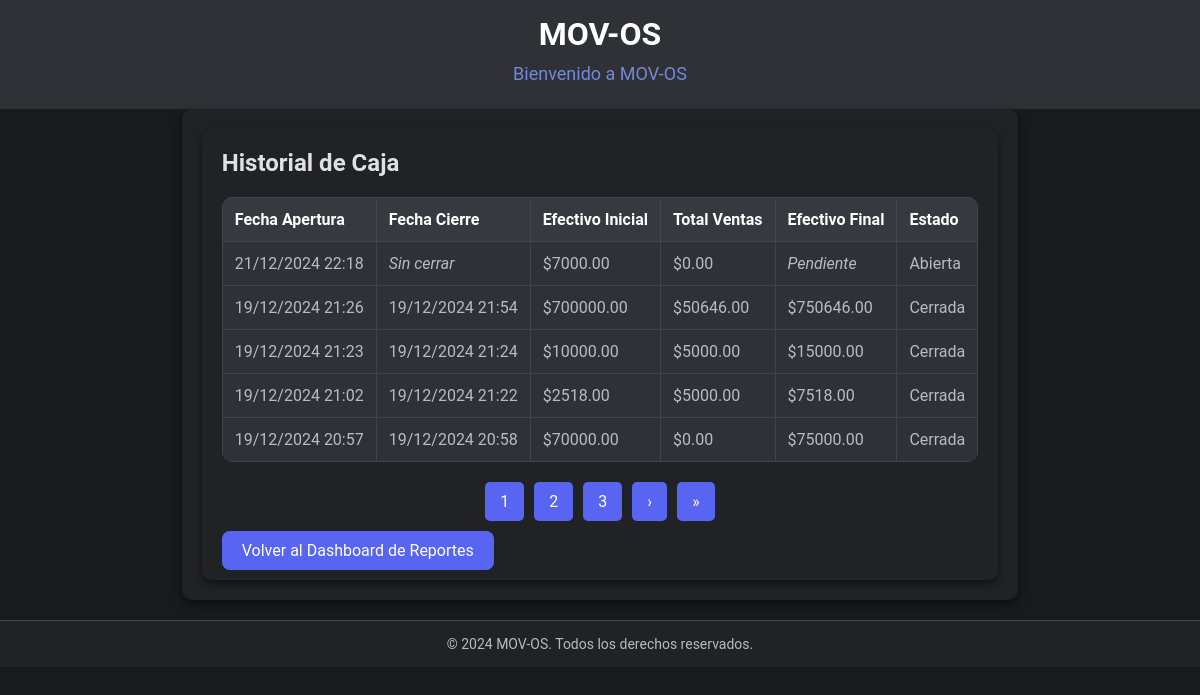
Page /reports/cash/history/ (signed in) on the earlier database version.
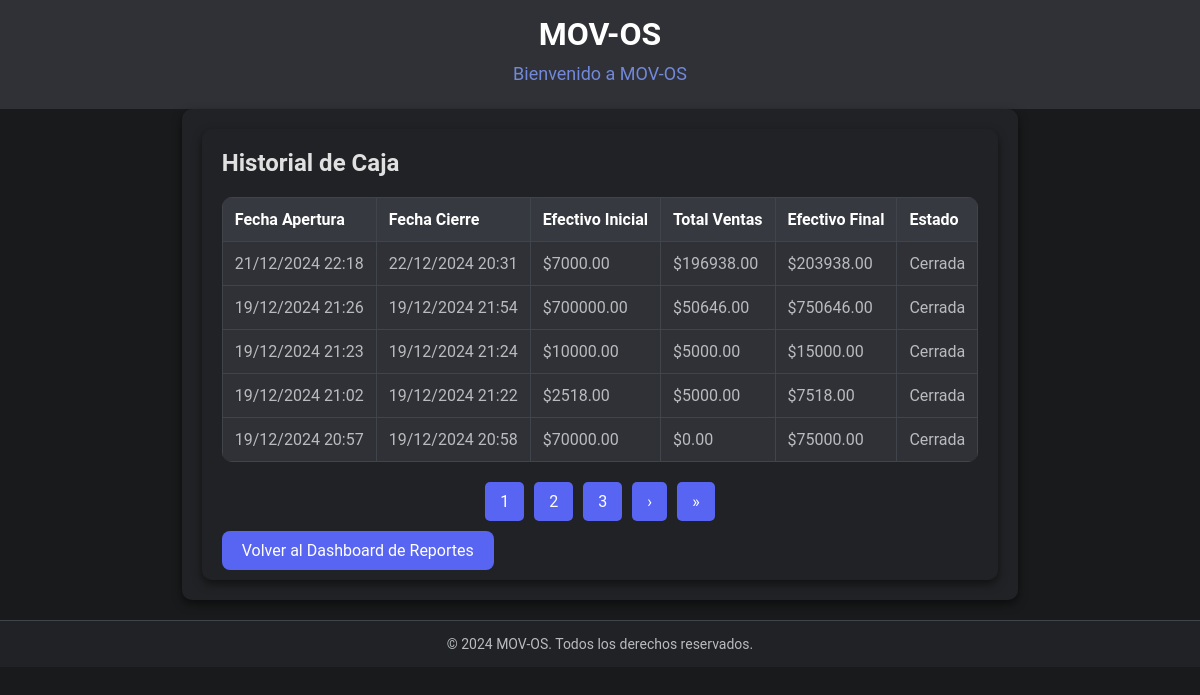
Same page on the later database version.
### cashier/models.py (models this page shows, shortened)
class AperturaCierreCaja(models.Model):
    ESTADO_CAJA = [
        ('abierta', 'Abierta'),
        ('cerrada', 'Cerrada'),
    ]
    usuario = models.ForeignKey(User, on_delete=models.CASCADE, verbose_name="Cajero Responsable")
    fecha_apertura = models.DateTimeField(auto_now_add=True, verbose_name="Fecha y Hora de Apertura")
    fecha_cierre = models.DateTimeField(null=True, blank=True, verbose_name="Fecha y Hora de Cierre")
    efectivo_inicial = models.DecimalField(max_digits=10, decimal_places=2, verbose_name="Efectivo Inicial (Caja Chica)")
    total_ventas_efectivo = models.DecimalField(max_digits=10, decimal_places=2, default=0.0, verbose_name="Total Ventas en Efectivo")
    total_ventas_credito = models.DecimalField(max_digits=10, decimal_places=2, default=0.0, verbose_name="Total Ventas con Tarjeta de Crédito")
    total_ventas_debito = models.DecimalField(max_digits=10, decimal_places=2, default=0.0, verbose_name="Total Ventas con Tarjeta de Débito")
    estado = models.CharField(max_length=10, choices=ESTADO_CAJA, default='abierta', verbose_name="Estado de la Caja")
    ventas_totales = models.DecimalField(
        max_digits=10,
        decimal_places=2,
        default=0.0,
        verbose_name="Ventas Totales"
    )
    vuelto_entregado = models.DecimalField(
        max_digits=10,
        decimal_places=2,
        default=0.0,
        verbose_name="Total Vuelto Entregado"
    )
    efectivo_final = models.DecimalField(
        max_digits=10,
        decimal_places=2,
        default=0.0,
        verbose_name="Efectivo Final"
    )
    class Meta:
        verbose_name = "Apertura y Cierre de Caja"
        verbose_name_plural = "Aperturas y Cierres de Caja"

### reports/views.py (the view)
# urls.py: path('cash/history/', views.cash_history, name='cash_history'),  # Historial de caja
@login_required
def cash_history(request):
    cajas = AperturaCierreCaja.objects.all().order_by('-fecha_apertura')
    page = request.GET.get('page', 1)
    paginator = Paginator(cajas, 5)  # 5 registros de caja por página
    cash_page = paginator.get_page(page)
    for caja in cash_page:
        if caja.estado == 'cerrada':
            caja.vuelto_entregado = caja.vuelto_entregado or 0  # Validar vuelto entregado
            caja.efectivo_final = caja.efectivo_final or (
                caja.efectivo_inicial + caja.total_ventas_efectivo - caja.vuelto_entregado
            )
    return render(request, 'reports/cash_history.html', {
        'cajas': cash_page
    })

### reports/templates/reports/cash_history.html (shortened to what this page needs)
{% extends 'base.html' %}
{% block content %}
<div class="container">
    <h2>Historial de Caja</h2>
    <table class="table table-striped">
        <thead>
            <tr>
                <th>Fecha Apertura</th>
                <th>Fecha Cierre</th>
                <th>Efectivo Inicial</th>
                <th>Total Ventas</th>
                <th>Efectivo Final</th>
                <th>Estado</th>
            </tr>
        </thead>
        <tbody>
                        {% for caja in cajas %}
            <tr>
                <td>{{ caja.fecha_apertura|date:"d/m/Y H:i" }}</td>
                <td>
                    {% if caja.fecha_cierre %}
                        {{ caja.fecha_cierre|date:"d/m/Y H:i" }}
                    {% else %}
                        <em>Sin cerrar</em>
                    {% endif %}
                </td>
                <td>${{ caja.efectivo_inicial|floatformat:2 }}</td>
                <td>${{ caja.ventas_totales|default:0|floatformat:2 }}</td>
                <td>
                    {% if caja.efectivo_final %}
                        ${{ caja.efectivo_final|floatformat:2 }}
                    {% else %}
                        <em>Pendiente</em>
                    {% endif %}
                </td>
                <td>{{ caja.estado|capfirst }}</td>
            </tr>
            {% empty %}
            <tr>
                <td colspan="6" class="text-center">No hay registros de caja disponibles.</td>
            </tr>
            {% endfor %}
        </tbody>
    </table>
    <nav aria-label="Paginación">
        <ul class="pagination justify-content-center">
            {% for num in cajas.paginator.page_range %}
            <li class="page-item {% if num == cajas.number %}active{% endif %}">
                <a class="page-link" href="?page={{ num }}">{{ num }}</a>
            </li>
            {% endfor %}
            {% if cajas.has_next %}
            <li class="page-item">
                <a class="page-link" href="?page={{ cajas.next_page_number }}" aria-label="Siguiente">&rsaquo;</a>
            </li>
            <li class="page-item">
                <a class="page-link" href="?page={{ cajas.paginator.num_pages }}" aria-label="Última">&raquo;</a>
            </li>
            {% endif %}
        </ul>
    </nav>
    <a href="{% url 'report_dashboard' %}" class="btn btn-secondary mt-3">Volver al Dashboard de Reportes</a>
</div>
{% endblock %}

Differences in the rows shown:
changed AperturaCierreCaja (number 1 of 5 on the later page): fecha_cierre (not shown) → "22/12/2024 20:31"; ventas_totales "0.00" → "196938.00"; efectivo_final (not shown) → "203938.00"; estado "Abierta" → "Cerrada"; efectivo_final "Pendiente" → "$"; no longer shows "Sin cerrar"
